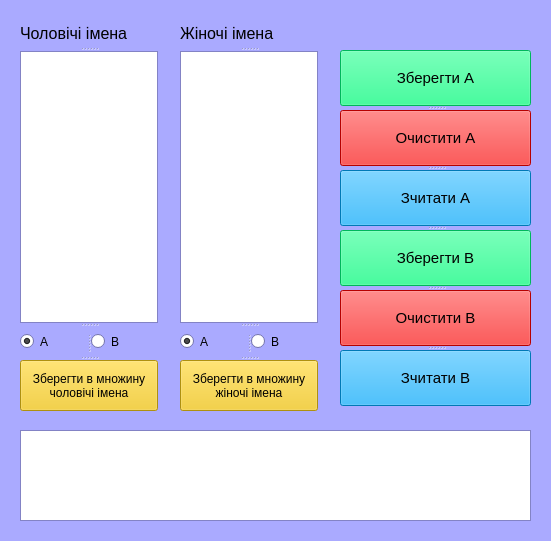
<?xml version="1.0" encoding="UTF-8"?>
<ui version="4.0">
 <class>Window2</class>
 <widget class="QMainWindow" name="Window2">
  <property name="geometry">
   <rect>
    <x>0</x>
    <y>0</y>
    <width>551</width>
    <height>541</height>
   </rect>
  </property>
  <property name="sizePolicy">
   <sizepolicy hsizetype="Fixed" vsizetype="Fixed">
    <horstretch>0</horstretch>
    <verstretch>0</verstretch>
   </sizepolicy>
  </property>
  <property name="minimumSize">
   <size>
    <width>551</width>
    <height>541</height>
   </size>
  </property>
  <property name="maximumSize">
   <size>
    <width>551</width>
    <height>541</height>
   </size>
  </property>
  <property name="palette">
   <palette>
    <active>
     <colorrole role="WindowText">
      <brush brushstyle="SolidPattern">
       <color alpha="255">
        <red>0</red>
        <green>0</green>
        <blue>0</blue>
       </color>
      </brush>
     </colorrole>
     <colorrole role="Button">
      <brush brushstyle="SolidPattern">
       <color alpha="255">
        <red>170</red>
        <green>170</green>
        <blue>255</blue>
       </color>
      </brush>
     </colorrole>
     <colorrole role="Light">
      <brush brushstyle="SolidPattern">
       <color alpha="255">
        <red>255</red>
        <green>255</green>
        <blue>255</blue>
       </color>
      </brush>
     </colorrole>
     <colorrole role="Midlight">
      <brush brushstyle="SolidPattern">
       <color alpha="255">
        <red>212</red>
        <green>212</green>
        <blue>255</blue>
       </color>
      </brush>
     </colorrole>
     <colorrole role="Dark">
      <brush brushstyle="SolidPattern">
       <color alpha="255">
        <red>85</red>
        <green>85</green>
        <blue>127</blue>
       </color>
      </brush>
     </colorrole>
     <colorrole role="Mid">
      <brush brushstyle="SolidPattern">
       <color alpha="255">
        <red>113</red>
        <green>113</green>
        <blue>170</blue>
       </color>
      </brush>
     </colorrole>
     <colorrole role="Text">
      <brush brushstyle="SolidPattern">
       <color alpha="255">
        <red>0</red>
        <green>0</green>
        <blue>0</blue>
       </color>
      </brush>
     </colorrole>
     <colorrole role="BrightText">
      <brush brushstyle="SolidPattern">
       <color alpha="255">
        <red>255</red>
        <green>255</green>
        <blue>255</blue>
       </color>
      </brush>
     </colorrole>
     <colorrole role="ButtonText">
      <brush brushstyle="SolidPattern">
       <color alpha="255">
        <red>0</red>
        <green>0</green>
        <blue>0</blue>
       </color>
      </brush>
     </colorrole>
     <colorrole role="Base">
      <brush brushstyle="SolidPattern">
       <color alpha="255">
        <red>255</red>
        <green>255</green>
        <blue>255</blue>
       </color>
      </brush>
     </colorrole>
     <colorrole role="Window">
      <brush brushstyle="SolidPattern">
       <color alpha="255">
        <red>170</red>
        <green>170</green>
        <blue>255</blue>
       </color>
      </brush>
     </colorrole>
     <colorrole role="Shadow">
      <brush brushstyle="SolidPattern">
       <color alpha="255">
        <red>0</red>
        <green>0</green>
        <blue>0</blue>
       </color>
      </brush>
     </colorrole>
     <colorrole role="AlternateBase">
      <brush brushstyle="SolidPattern">
       <color alpha="255">
        <red>212</red>
        <green>212</green>
        <blue>255</blue>
       </color>
      </brush>
     </colorrole>
     <colorrole role="ToolTipBase">
      <brush brushstyle="SolidPattern">
       <color alpha="255">
        <red>255</red>
        <green>255</green>
        <blue>220</blue>
       </color>
      </brush>
     </colorrole>
     <colorrole role="ToolTipText">
      <brush brushstyle="SolidPattern">
       <color alpha="255">
        <red>0</red>
        <green>0</green>
        <blue>0</blue>
       </color>
      </brush>
     </colorrole>
     <colorrole role="PlaceholderText">
      <brush brushstyle="NoBrush">
       <color alpha="128">
        <red>0</red>
        <green>0</green>
        <blue>0</blue>
       </color>
      </brush>
     </colorrole>
    </active>
    <inactive>
     <colorrole role="WindowText">
      <brush brushstyle="SolidPattern">
       <color alpha="255">
        <red>0</red>
        <green>0</green>
        <blue>0</blue>
       </color>
      </brush>
     </colorrole>
     <colorrole role="Button">
      <brush brushstyle="SolidPattern">
       <color alpha="255">
        <red>170</red>
        <green>170</green>
        <blue>255</blue>
       </color>
      </brush>
     </colorrole>
     <colorrole role="Light">
      <brush brushstyle="SolidPattern">
       <color alpha="255">
        <red>255</red>
        <green>255</green>
        <blue>255</blue>
       </color>
      </brush>
     </colorrole>
     <colorrole role="Midlight">
      <brush brushstyle="SolidPattern">
       <color alpha="255">
        <red>212</red>
        <green>212</green>
        <blue>255</blue>
       </color>
      </brush>
     </colorrole>
     <colorrole role="Dark">
      <brush brushstyle="SolidPattern">
       <color alpha="255">
        <red>85</red>
        <green>85</green>
        <blue>127</blue>
       </color>
      </brush>
     </colorrole>
     <colorrole role="Mid">
      <brush brushstyle="SolidPattern">
       <color alpha="255">
        <red>113</red>
        <green>113</green>
        <blue>170</blue>
       </color>
      </brush>
     </colorrole>
     <colorrole role="Text">
      <brush brushstyle="SolidPattern">
       <color alpha="255">
        <red>0</red>
        <green>0</green>
        <blue>0</blue>
       </color>
      </brush>
     </colorrole>
     <colorrole role="BrightText">
      <brush brushstyle="SolidPattern">
       <color alpha="255">
        <red>255</red>
        <green>255</green>
        <blue>255</blue>
       </color>
      </brush>
     </colorrole>
     <colorrole role="ButtonText">
      <brush brushstyle="SolidPattern">
       <color alpha="255">
        <red>0</red>
        <green>0</green>
        <blue>0</blue>
       </color>
      </brush>
     </colorrole>
     <colorrole role="Base">
      <brush brushstyle="SolidPattern">
       <color alpha="255">
        <red>255</red>
        <green>255</green>
        <blue>255</blue>
       </color>
      </brush>
     </colorrole>
     <colorrole role="Window">
      <brush brushstyle="SolidPattern">
       <color alpha="255">
        <red>170</red>
        <green>170</green>
        <blue>255</blue>
       </color>
      </brush>
     </colorrole>
     <colorrole role="Shadow">
      <brush brushstyle="SolidPattern">
       <color alpha="255">
        <red>0</red>
        <green>0</green>
        <blue>0</blue>
       </color>
      </brush>
     </colorrole>
     <colorrole role="AlternateBase">
      <brush brushstyle="SolidPattern">
       <color alpha="255">
        <red>212</red>
        <green>212</green>
        <blue>255</blue>
       </color>
      </brush>
     </colorrole>
     <colorrole role="ToolTipBase">
      <brush brushstyle="SolidPattern">
       <color alpha="255">
        <red>255</red>
        <green>255</green>
        <blue>220</blue>
       </color>
      </brush>
     </colorrole>
     <colorrole role="ToolTipText">
      <brush brushstyle="SolidPattern">
       <color alpha="255">
        <red>0</red>
        <green>0</green>
        <blue>0</blue>
       </color>
      </brush>
     </colorrole>
     <colorrole role="PlaceholderText">
      <brush brushstyle="NoBrush">
       <color alpha="128">
        <red>0</red>
        <green>0</green>
        <blue>0</blue>
       </color>
      </brush>
     </colorrole>
    </inactive>
    <disabled>
     <colorrole role="WindowText">
      <brush brushstyle="SolidPattern">
       <color alpha="255">
        <red>85</red>
        <green>85</green>
        <blue>127</blue>
       </color>
      </brush>
     </colorrole>
     <colorrole role="Button">
      <brush brushstyle="SolidPattern">
       <color alpha="255">
        <red>170</red>
        <green>170</green>
        <blue>255</blue>
       </color>
      </brush>
     </colorrole>
     <colorrole role="Light">
      <brush brushstyle="SolidPattern">
       <color alpha="255">
        <red>255</red>
        <green>255</green>
        <blue>255</blue>
       </color>
      </brush>
     </colorrole>
     <colorrole role="Midlight">
      <brush brushstyle="SolidPattern">
       <color alpha="255">
        <red>212</red>
        <green>212</green>
        <blue>255</blue>
       </color>
      </brush>
     </colorrole>
     <colorrole role="Dark">
      <brush brushstyle="SolidPattern">
       <color alpha="255">
        <red>85</red>
        <green>85</green>
        <blue>127</blue>
       </color>
      </brush>
     </colorrole>
     <colorrole role="Mid">
      <brush brushstyle="SolidPattern">
       <color alpha="255">
        <red>113</red>
        <green>113</green>
        <blue>170</blue>
       </color>
      </brush>
     </colorrole>
     <colorrole role="Text">
      <brush brushstyle="SolidPattern">
       <color alpha="255">
        <red>85</red>
        <green>85</green>
        <blue>127</blue>
       </color>
      </brush>
     </colorrole>
     <colorrole role="BrightText">
      <brush brushstyle="SolidPattern">
       <color alpha="255">
        <red>255</red>
        <green>255</green>
        <blue>255</blue>
       </color>
      </brush>
     </colorrole>
     <colorrole role="ButtonText">
      <brush brushstyle="SolidPattern">
       <color alpha="255">
        <red>85</red>
        <green>85</green>
        <blue>127</blue>
       </color>
      </brush>
     </colorrole>
     <colorrole role="Base">
      <brush brushstyle="SolidPattern">
       <color alpha="255">
        <red>170</red>
        <green>170</green>
        <blue>255</blue>
       </color>
      </brush>
     </colorrole>
     <colorrole role="Window">
      <brush brushstyle="SolidPattern">
       <color alpha="255">
        <red>170</red>
        <green>170</green>
        <blue>255</blue>
       </color>
      </brush>
     </colorrole>
     <colorrole role="Shadow">
      <brush brushstyle="SolidPattern">
       <color alpha="255">
        <red>0</red>
        <green>0</green>
        <blue>0</blue>
       </color>
      </brush>
     </colorrole>
     <colorrole role="AlternateBase">
      <brush brushstyle="SolidPattern">
       <color alpha="255">
        <red>170</red>
        <green>170</green>
        <blue>255</blue>
       </color>
      </brush>
     </colorrole>
     <colorrole role="ToolTipBase">
      <brush brushstyle="SolidPattern">
       <color alpha="255">
        <red>255</red>
        <green>255</green>
        <blue>220</blue>
       </color>
      </brush>
     </colorrole>
     <colorrole role="ToolTipText">
      <brush brushstyle="SolidPattern">
       <color alpha="255">
        <red>0</red>
        <green>0</green>
        <blue>0</blue>
       </color>
      </brush>
     </colorrole>
     <colorrole role="PlaceholderText">
      <brush brushstyle="NoBrush">
       <color alpha="128">
        <red>0</red>
        <green>0</green>
        <blue>0</blue>
       </color>
      </brush>
     </colorrole>
    </disabled>
   </palette>
  </property>
  <property name="windowTitle">
   <string>Вікно №2</string>
  </property>
  <widget class="QWidget" name="centralwidget">
   <widget class="QSplitter" name="splitter_7">
    <property name="enabled">
     <bool>true</bool>
    </property>
    <property name="geometry">
     <rect>
      <x>20</x>
      <y>20</y>
      <width>139</width>
      <height>391</height>
     </rect>
    </property>
    <property name="sizePolicy">
     <sizepolicy hsizetype="Fixed" vsizetype="Fixed">
      <horstretch>0</horstretch>
      <verstretch>0</verstretch>
     </sizepolicy>
    </property>
    <property name="orientation">
     <enum>Qt::Vertical</enum>
    </property>
    <property name="opaqueResize">
     <bool>false</bool>
    </property>
    <property name="childrenCollapsible">
     <bool>false</bool>
    </property>
    <widget class="QLabel" name="labelMale">
     <property name="minimumSize">
      <size>
       <width>0</width>
       <height>27</height>
      </size>
     </property>
     <property name="maximumSize">
      <size>
       <width>16777215</width>
       <height>27</height>
      </size>
     </property>
     <property name="text">
      <string>&lt;html&gt;&lt;head/&gt;&lt;body&gt;&lt;p&gt;&lt;span style=&quot; font-size:12pt;&quot;&gt;Чоловічі імена&lt;/span&gt;&lt;/p&gt;&lt;/body&gt;&lt;/html&gt;</string>
     </property>
    </widget>
    <widget class="QListWidget" name="listboxMale">
     <property name="minimumSize">
      <size>
       <width>0</width>
       <height>272</height>
      </size>
     </property>
     <property name="maximumSize">
      <size>
       <width>16777215</width>
       <height>272</height>
      </size>
     </property>
     <property name="focusPolicy">
      <enum>Qt::StrongFocus</enum>
     </property>
     <property name="contextMenuPolicy">
      <enum>Qt::NoContextMenu</enum>
     </property>
     <property name="editTriggers">
      <set>QAbstractItemView::NoEditTriggers</set>
     </property>
     <property name="selectionMode">
      <enum>QAbstractItemView::MultiSelection</enum>
     </property>
     <property name="layoutMode">
      <enum>QListView::SinglePass</enum>
     </property>
    </widget>
    <widget class="QSplitter" name="splitter_8">
     <property name="sizePolicy">
      <sizepolicy hsizetype="Fixed" vsizetype="Fixed">
       <horstretch>0</horstretch>
       <verstretch>0</verstretch>
      </sizepolicy>
     </property>
     <property name="minimumSize">
      <size>
       <width>0</width>
       <height>26</height>
      </size>
     </property>
     <property name="maximumSize">
      <size>
       <width>139</width>
       <height>16777215</height>
      </size>
     </property>
     <property name="orientation">
      <enum>Qt::Horizontal</enum>
     </property>
     <property name="opaqueResize">
      <bool>false</bool>
     </property>
     <property name="childrenCollapsible">
      <bool>false</bool>
     </property>
     <widget class="QRadioButton" name="radiobuttonMaleA">
      <property name="minimumSize">
       <size>
        <width>67</width>
        <height>0</height>
       </size>
      </property>
      <property name="maximumSize">
       <size>
        <width>67</width>
        <height>16777215</height>
       </size>
      </property>
      <property name="font">
       <font>
        <pointsize>9</pointsize>
       </font>
      </property>
      <property name="text">
       <string>A</string>
      </property>
      <property name="checked">
       <bool>true</bool>
      </property>
     </widget>
     <widget class="QRadioButton" name="radiobuttonMaleB">
      <property name="minimumSize">
       <size>
        <width>67</width>
        <height>0</height>
       </size>
      </property>
      <property name="maximumSize">
       <size>
        <width>67</width>
        <height>16777215</height>
       </size>
      </property>
      <property name="font">
       <font>
        <pointsize>9</pointsize>
       </font>
      </property>
      <property name="text">
       <string>B</string>
      </property>
     </widget>
    </widget>
    <widget class="QPushButton" name="buttonSaveMale">
     <property name="minimumSize">
      <size>
       <width>0</width>
       <height>51</height>
      </size>
     </property>
     <property name="maximumSize">
      <size>
       <width>16777215</width>
       <height>51</height>
      </size>
     </property>
     <property name="font">
      <font>
       <pointsize>9</pointsize>
      </font>
     </property>
     <property name="styleSheet">
      <string notr="true">background-color: rgb(244, 202, 22);</string>
     </property>
     <property name="text">
      <string>Зберегти в множину 
чоловічі імена</string>
     </property>
    </widget>
   </widget>
   <widget class="QSplitter" name="splitter_9">
    <property name="geometry">
     <rect>
      <x>180</x>
      <y>20</y>
      <width>139</width>
      <height>391</height>
     </rect>
    </property>
    <property name="sizePolicy">
     <sizepolicy hsizetype="Fixed" vsizetype="Fixed">
      <horstretch>0</horstretch>
      <verstretch>0</verstretch>
     </sizepolicy>
    </property>
    <property name="orientation">
     <enum>Qt::Vertical</enum>
    </property>
    <property name="opaqueResize">
     <bool>false</bool>
    </property>
    <property name="childrenCollapsible">
     <bool>false</bool>
    </property>
    <widget class="QLabel" name="labelFemale">
     <property name="minimumSize">
      <size>
       <width>0</width>
       <height>27</height>
      </size>
     </property>
     <property name="maximumSize">
      <size>
       <width>16777215</width>
       <height>27</height>
      </size>
     </property>
     <property name="text">
      <string>&lt;html&gt;&lt;head/&gt;&lt;body&gt;&lt;p&gt;&lt;span style=&quot; font-size:12pt;&quot;&gt;Жіночі імена&lt;/span&gt;&lt;/p&gt;&lt;/body&gt;&lt;/html&gt;</string>
     </property>
    </widget>
    <widget class="QListWidget" name="listboxFemale">
     <property name="minimumSize">
      <size>
       <width>0</width>
       <height>272</height>
      </size>
     </property>
     <property name="maximumSize">
      <size>
       <width>16777215</width>
       <height>272</height>
      </size>
     </property>
     <property name="focusPolicy">
      <enum>Qt::StrongFocus</enum>
     </property>
     <property name="contextMenuPolicy">
      <enum>Qt::NoContextMenu</enum>
     </property>
     <property name="editTriggers">
      <set>QAbstractItemView::NoEditTriggers</set>
     </property>
     <property name="selectionMode">
      <enum>QAbstractItemView::MultiSelection</enum>
     </property>
     <property name="layoutMode">
      <enum>QListView::SinglePass</enum>
     </property>
    </widget>
    <widget class="QSplitter" name="splitter_11">
     <property name="sizePolicy">
      <sizepolicy hsizetype="Fixed" vsizetype="Fixed">
       <horstretch>0</horstretch>
       <verstretch>0</verstretch>
      </sizepolicy>
     </property>
     <property name="minimumSize">
      <size>
       <width>0</width>
       <height>26</height>
      </size>
     </property>
     <property name="maximumSize">
      <size>
       <width>139</width>
       <height>16777215</height>
      </size>
     </property>
     <property name="orientation">
      <enum>Qt::Horizontal</enum>
     </property>
     <property name="opaqueResize">
      <bool>false</bool>
     </property>
     <property name="childrenCollapsible">
      <bool>false</bool>
     </property>
     <widget class="QRadioButton" name="radiobuttonFemaleA">
      <property name="minimumSize">
       <size>
        <width>67</width>
        <height>0</height>
       </size>
      </property>
      <property name="maximumSize">
       <size>
        <width>67</width>
        <height>16777215</height>
       </size>
      </property>
      <property name="font">
       <font>
        <pointsize>9</pointsize>
       </font>
      </property>
      <property name="text">
       <string>A</string>
      </property>
      <property name="checked">
       <bool>true</bool>
      </property>
     </widget>
     <widget class="QRadioButton" name="radiobuttonFemaleB">
      <property name="minimumSize">
       <size>
        <width>67</width>
        <height>0</height>
       </size>
      </property>
      <property name="maximumSize">
       <size>
        <width>67</width>
        <height>16777215</height>
       </size>
      </property>
      <property name="font">
       <font>
        <pointsize>9</pointsize>
       </font>
      </property>
      <property name="text">
       <string>B</string>
      </property>
     </widget>
    </widget>
    <widget class="QPushButton" name="buttonSaveFemale">
     <property name="minimumSize">
      <size>
       <width>0</width>
       <height>51</height>
      </size>
     </property>
     <property name="maximumSize">
      <size>
       <width>16777215</width>
       <height>51</height>
      </size>
     </property>
     <property name="font">
      <font>
       <pointsize>9</pointsize>
      </font>
     </property>
     <property name="styleSheet">
      <string notr="true">background-color: rgb(244, 202, 22);</string>
     </property>
     <property name="text">
      <string>Зберегти в множину
жіночі імена</string>
     </property>
    </widget>
   </widget>
   <widget class="QTextBrowser" name="browserAction">
    <property name="geometry">
     <rect>
      <x>20</x>
      <y>430</y>
      <width>511</width>
      <height>91</height>
     </rect>
    </property>
    <property name="font">
     <font>
      <pointsize>9</pointsize>
     </font>
    </property>
    <property name="html">
     <string>&lt;!DOCTYPE HTML PUBLIC &quot;-//W3C//DTD HTML 4.0//EN&quot; &quot;http://www.w3.org/TR/REC-html40/strict.dtd&quot;&gt;
&lt;html&gt;&lt;head&gt;&lt;meta name=&quot;qrichtext&quot; content=&quot;1&quot; /&gt;&lt;style type=&quot;text/css&quot;&gt;
p, li { white-space: pre-wrap; }
&lt;/style&gt;&lt;/head&gt;&lt;body style=&quot; font-family:'MS Shell Dlg 2'; font-size:9pt; font-weight:400; font-style:normal;&quot;&gt;
&lt;p style=&quot;-qt-paragraph-type:empty; margin-top:0px; margin-bottom:0px; margin-left:0px; margin-right:0px; -qt-block-indent:0; text-indent:0px;&quot;&gt;&lt;br /&gt;&lt;/p&gt;&lt;/body&gt;&lt;/html&gt;</string>
    </property>
   </widget>
   <widget class="QSplitter" name="splitter">
    <property name="geometry">
     <rect>
      <x>340</x>
      <y>50</y>
      <width>191</width>
      <height>361</height>
     </rect>
    </property>
    <property name="sizePolicy">
     <sizepolicy hsizetype="Fixed" vsizetype="Fixed">
      <horstretch>0</horstretch>
      <verstretch>0</verstretch>
     </sizepolicy>
    </property>
    <property name="orientation">
     <enum>Qt::Vertical</enum>
    </property>
    <property name="opaqueResize">
     <bool>false</bool>
    </property>
    <property name="childrenCollapsible">
     <bool>false</bool>
    </property>
    <widget class="QPushButton" name="buttonSaveA">
     <property name="minimumSize">
      <size>
       <width>0</width>
       <height>56</height>
      </size>
     </property>
     <property name="maximumSize">
      <size>
       <width>16777215</width>
       <height>56</height>
      </size>
     </property>
     <property name="font">
      <font>
       <pointsize>11</pointsize>
      </font>
     </property>
     <property name="styleSheet">
      <string notr="true">background-color: rgb(0, 255, 127);</string>
     </property>
     <property name="text">
      <string>Зберегти А</string>
     </property>
    </widget>
    <widget class="QPushButton" name="buttonClearA">
     <property name="minimumSize">
      <size>
       <width>0</width>
       <height>56</height>
      </size>
     </property>
     <property name="maximumSize">
      <size>
       <width>16777215</width>
       <height>56</height>
      </size>
     </property>
     <property name="font">
      <font>
       <pointsize>11</pointsize>
      </font>
     </property>
     <property name="styleSheet">
      <string notr="true">background-color: rgb(255, 0, 0);</string>
     </property>
     <property name="text">
      <string>Очистити А</string>
     </property>
    </widget>
    <widget class="QPushButton" name="buttonReadA">
     <property name="minimumSize">
      <size>
       <width>0</width>
       <height>56</height>
      </size>
     </property>
     <property name="maximumSize">
      <size>
       <width>16777215</width>
       <height>56</height>
      </size>
     </property>
     <property name="font">
      <font>
       <pointsize>11</pointsize>
      </font>
     </property>
     <property name="styleSheet">
      <string notr="true">background-color: rgb(0, 170, 255);</string>
     </property>
     <property name="text">
      <string>Зчитати А</string>
     </property>
    </widget>
    <widget class="QPushButton" name="buttonSaveB">
     <property name="minimumSize">
      <size>
       <width>0</width>
       <height>56</height>
      </size>
     </property>
     <property name="maximumSize">
      <size>
       <width>16777215</width>
       <height>56</height>
      </size>
     </property>
     <property name="font">
      <font>
       <pointsize>11</pointsize>
      </font>
     </property>
     <property name="styleSheet">
      <string notr="true">background-color: rgb(0, 255, 127);</string>
     </property>
     <property name="text">
      <string>Зберегти B</string>
     </property>
    </widget>
    <widget class="QPushButton" name="buttonClearB">
     <property name="minimumSize">
      <size>
       <width>0</width>
       <height>56</height>
      </size>
     </property>
     <property name="maximumSize">
      <size>
       <width>16777215</width>
       <height>56</height>
      </size>
     </property>
     <property name="font">
      <font>
       <pointsize>11</pointsize>
      </font>
     </property>
     <property name="styleSheet">
      <string notr="true">background-color: rgb(255, 0, 0);</string>
     </property>
     <property name="text">
      <string>Очистити B</string>
     </property>
    </widget>
    <widget class="QPushButton" name="buttonReadB">
     <property name="minimumSize">
      <size>
       <width>0</width>
       <height>56</height>
      </size>
     </property>
     <property name="maximumSize">
      <size>
       <width>16777215</width>
       <height>56</height>
      </size>
     </property>
     <property name="font">
      <font>
       <pointsize>11</pointsize>
      </font>
     </property>
     <property name="styleSheet">
      <string notr="true">background-color: rgb(0, 170, 255);</string>
     </property>
     <property name="text">
      <string>Зчитати B</string>
     </property>
    </widget>
   </widget>
  </widget>
 </widget>
 <resources/>
 <connections/>
</ui>
